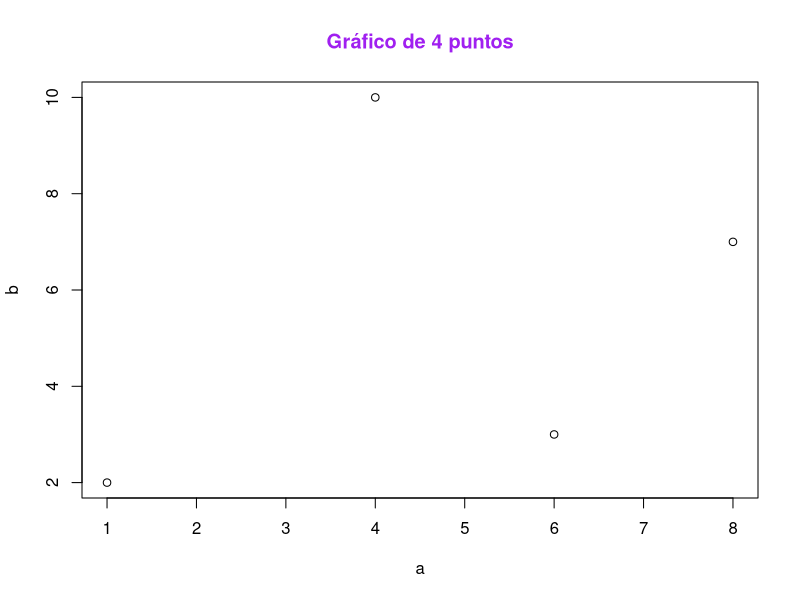
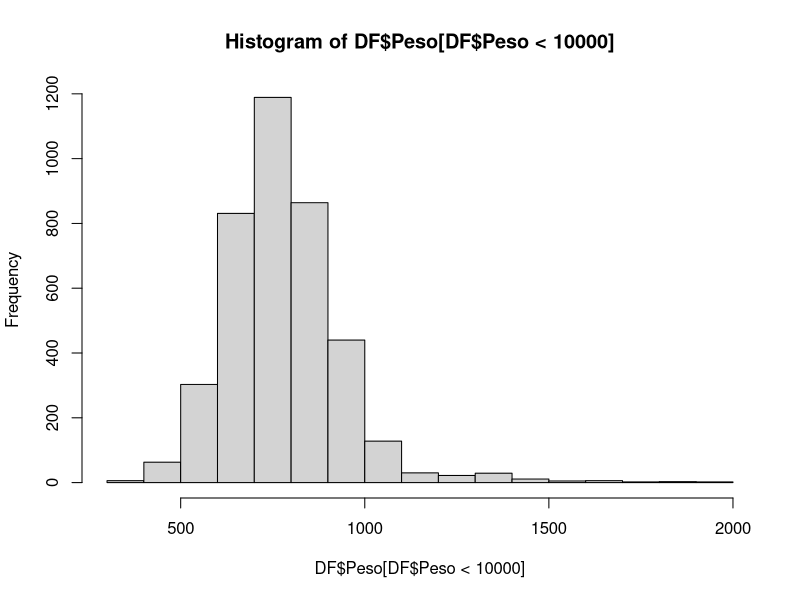

Source code (R) for these figures, in order:
## ---- chunk 1
x<-35+45
cat("Sumando 35 y 45 obtenemos", x)
## ---- chunk 2
a<-c(1, 4, 6, 8)
b<-c(2, 10, 3, 7)
plot(a, b)
title(main="Gráfico de 4 puntos", col.main="purple")
## ---- chunk 3
setwd("C:/Users/dfigu/OneDrive/Documents/RStudio/datasets") # Cambiamos de directorio
getwd() # Comprobar ruta nueva (carpeta de datasets, donde accederemos a nuestro archivo csv)
DFO <- read.csv("cuytopia.csv") # Leemos el CSV
DF <- DFO # Pasamos el dataframe original a un nuevo dataframe, sobre el cual se realizará la limpieza
## ---- chunk 4
library(modeest)
library(dplyr)
sum(is.na(DF))
sapply(DF, function(x) sum(is.na(x) | x == ""))
str(DF)
sum(rowSums(is.na(DF) | DF == "") > 0)
4649-1832
sum(rowSums(is.na(DF))==5)
sum(is.na(DF))/4649
median(rowSums(is.na(DF)))
summary(DF$Peso)
mfv(DF$Peso, na_rm=TRUE)
mean(DF$Peso[!is.na(DF$Peso)])
sd(DF$Peso[!is.na(DF$Peso)])
n_distinct(DF$Peso[!is.na(DF$Peso)])
## ---- chunk 5
DF$Color[DF$Color == "Tricolor" | DF$Color == "Tricoloor"] <- "tricolor"
table(DF$Color)
## ---- chunk 6
summary(DF$Peso)
856-680.7
sd(DF$Peso[!is.na(DF$Peso)])/mean(DF$Peso[!is.na(DF$Peso)])
max(DF$Peso[!is.na(DF$Peso)])
hist(DF$Peso[DF$Peso<10000])
